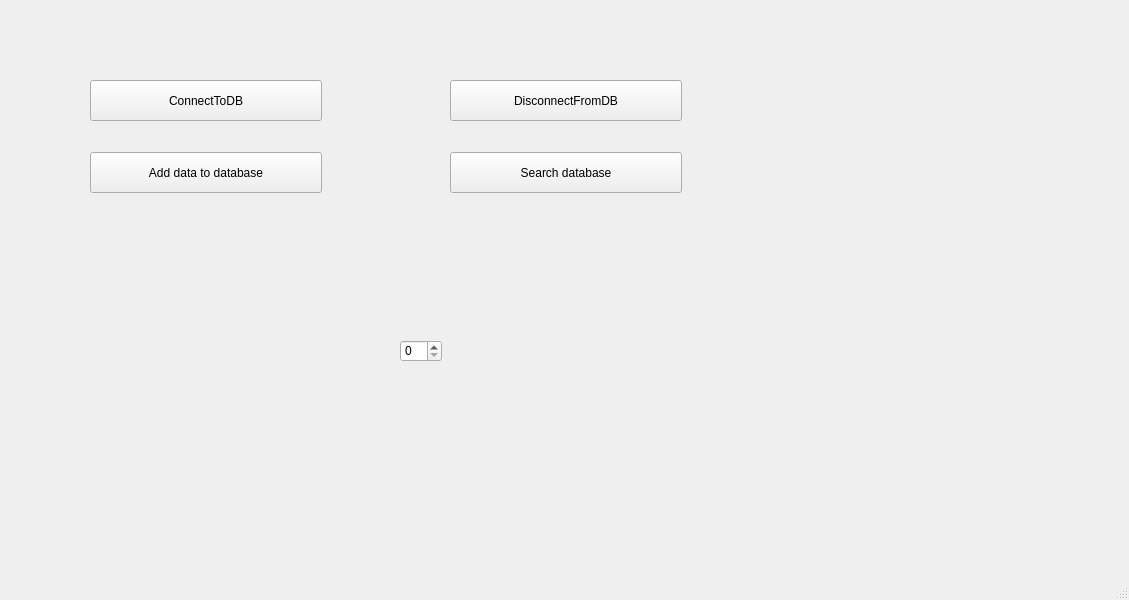
<?xml version="1.0" encoding="UTF-8"?>
<ui version="4.0">
 <class>MainWindow</class>
 <widget class="QMainWindow" name="MainWindow">
  <property name="geometry">
   <rect>
    <x>0</x>
    <y>0</y>
    <width>1129</width>
    <height>600</height>
   </rect>
  </property>
  <property name="windowTitle">
   <string>MainWindow</string>
  </property>
  <widget class="QWidget" name="centralwidget">
   <widget class="QPushButton" name="pushButtonAddDataToDatabase">
    <property name="geometry">
     <rect>
      <x>90</x>
      <y>152</y>
      <width>232</width>
      <height>41</height>
     </rect>
    </property>
    <property name="maximumSize">
     <size>
      <width>250</width>
      <height>16777215</height>
     </size>
    </property>
    <property name="styleSheet">
     <string notr="true">QPushButton</string>
    </property>
    <property name="text">
     <string>Add data to database</string>
    </property>
   </widget>
   <widget class="QPushButton" name="pushButtonSearchDatabase">
    <property name="geometry">
     <rect>
      <x>450</x>
      <y>152</y>
      <width>232</width>
      <height>41</height>
     </rect>
    </property>
    <property name="maximumSize">
     <size>
      <width>250</width>
      <height>16777215</height>
     </size>
    </property>
    <property name="styleSheet">
     <string notr="true">QPushButton</string>
    </property>
    <property name="text">
     <string>Search database</string>
    </property>
   </widget>
   <widget class="QPushButton" name="pushButtonConnectToDB">
    <property name="geometry">
     <rect>
      <x>90</x>
      <y>80</y>
      <width>232</width>
      <height>41</height>
     </rect>
    </property>
    <property name="maximumSize">
     <size>
      <width>250</width>
      <height>16777215</height>
     </size>
    </property>
    <property name="text">
     <string>ConnectToDB</string>
    </property>
   </widget>
   <widget class="QPushButton" name="pushButtonDisconnectFromDB">
    <property name="geometry">
     <rect>
      <x>450</x>
      <y>80</y>
      <width>232</width>
      <height>41</height>
     </rect>
    </property>
    <property name="maximumSize">
     <size>
      <width>250</width>
      <height>16777215</height>
     </size>
    </property>
    <property name="text">
     <string>DisconnectFromDB</string>
    </property>
   </widget>
   <widget class="QSpinBox" name="spinBox">
    <property name="geometry">
     <rect>
      <x>400</x>
      <y>340</y>
      <width>42</width>
      <height>22</height>
     </rect>
    </property>
   </widget>
  </widget>
  <widget class="QMenuBar" name="menubar">
   <property name="geometry">
    <rect>
     <x>0</x>
     <y>0</y>
     <width>1129</width>
     <height>22</height>
    </rect>
   </property>
  </widget>
  <widget class="QStatusBar" name="statusbar"/>
 </widget>
 <resources/>
 <connections/>
</ui>
